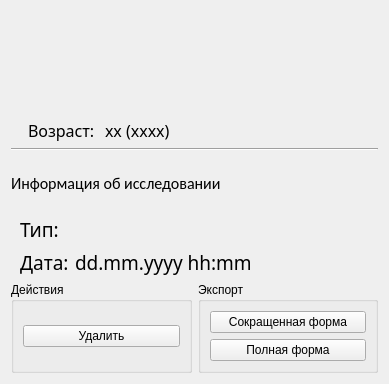
<?xml version="1.0" encoding="UTF-8"?>
<ui version="4.0">
 <class>form_examinationInfo</class>
 <widget class="QWidget" name="form_examinationInfo">
  <property name="geometry">
   <rect>
    <x>0</x>
    <y>0</y>
    <width>389</width>
    <height>384</height>
   </rect>
  </property>
  <property name="maximumSize">
   <size>
    <width>16777215</width>
    <height>384</height>
   </size>
  </property>
  <property name="windowTitle">
   <string>Исследование</string>
  </property>
  <layout class="QVBoxLayout" name="verticalLayout_2" stretch="0,0,0,0,0">
   <item>
    <layout class="QHBoxLayout" name="horizontalLayout_4">
     <property name="spacing">
      <number>10</number>
     </property>
     <property name="leftMargin">
      <number>0</number>
     </property>
     <item>
      <widget class="QLabel" name="label_clientPic">
       <property name="maximumSize">
        <size>
         <width>100</width>
         <height>100</height>
        </size>
       </property>
       <property name="text">
        <string/>
       </property>
       <property name="pixmap">
        <pixmap resource="../rec.qrc">:/resources/user_img.png</pixmap>
       </property>
       <property name="scaledContents">
        <bool>true</bool>
       </property>
      </widget>
     </item>
     <item>
      <layout class="QVBoxLayout" name="verticalLayout">
       <item>
        <widget class="QLabel" name="label_clientSurname">
         <property name="font">
          <font>
           <family>Calibri Light</family>
           <pointsize>14</pointsize>
           <weight>50</weight>
           <italic>false</italic>
           <bold>false</bold>
          </font>
         </property>
         <property name="text">
          <string>&lt;Surname&gt;</string>
         </property>
        </widget>
       </item>
       <item>
        <widget class="QLabel" name="label_clientName">
         <property name="font">
          <font>
           <family>Calibri Light</family>
           <pointsize>14</pointsize>
          </font>
         </property>
         <property name="text">
          <string>&lt;Name&gt;</string>
         </property>
        </widget>
       </item>
       <item>
        <widget class="QLabel" name="label_clientPatronymic">
         <property name="font">
          <font>
           <family>Calibri Light</family>
           <pointsize>14</pointsize>
          </font>
         </property>
         <property name="text">
          <string>&lt;Patronymic&gt;</string>
         </property>
        </widget>
       </item>
       <item>
        <layout class="QHBoxLayout" name="horizontalLayout">
         <item>
          <widget class="QLabel" name="label_9">
           <property name="font">
            <font>
             <family>Calibri Light</family>
             <pointsize>12</pointsize>
            </font>
           </property>
           <property name="text">
            <string>Возраст:</string>
           </property>
          </widget>
         </item>
         <item>
          <widget class="QLabel" name="label_clientAgeYear">
           <property name="font">
            <font>
             <family>Calibri Light</family>
             <pointsize>12</pointsize>
            </font>
           </property>
           <property name="text">
            <string>xx (xxxx)</string>
           </property>
          </widget>
         </item>
         <item>
          <spacer name="horizontalSpacer_2">
           <property name="orientation">
            <enum>Qt::Horizontal</enum>
           </property>
           <property name="sizeHint" stdset="0">
            <size>
             <width>40</width>
             <height>20</height>
            </size>
           </property>
          </spacer>
         </item>
        </layout>
       </item>
      </layout>
     </item>
    </layout>
   </item>
   <item>
    <widget class="Line" name="line">
     <property name="orientation">
      <enum>Qt::Horizontal</enum>
     </property>
    </widget>
   </item>
   <item>
    <widget class="QLabel" name="label_7">
     <property name="font">
      <font>
       <family>Calibri</family>
       <pointsize>12</pointsize>
       <weight>50</weight>
       <bold>false</bold>
      </font>
     </property>
     <property name="text">
      <string>Информация об исследовании</string>
     </property>
    </widget>
   </item>
   <item>
    <layout class="QFormLayout" name="formLayout">
     <property name="formAlignment">
      <set>Qt::AlignLeading|Qt::AlignLeft|Qt::AlignVCenter</set>
     </property>
     <property name="leftMargin">
      <number>9</number>
     </property>
     <item row="0" column="0">
      <widget class="QLabel" name="label_11">
       <property name="font">
        <font>
         <family>Calibri Light</family>
         <pointsize>14</pointsize>
        </font>
       </property>
       <property name="text">
        <string>Тип:</string>
       </property>
      </widget>
     </item>
     <item row="0" column="1">
      <widget class="QLabel" name="label_examinationType">
       <property name="font">
        <font>
         <family>Calibri Light</family>
         <pointsize>14</pointsize>
        </font>
       </property>
       <property name="text">
        <string>&lt;examination_type&gt;</string>
       </property>
      </widget>
     </item>
     <item row="1" column="0">
      <widget class="QLabel" name="label_4">
       <property name="font">
        <font>
         <family>Calibri Light</family>
         <pointsize>14</pointsize>
        </font>
       </property>
       <property name="text">
        <string>Дата:</string>
       </property>
      </widget>
     </item>
     <item row="1" column="1">
      <widget class="QLabel" name="label__examinationDateTime">
       <property name="font">
        <font>
         <family>Calibri Light</family>
         <pointsize>14</pointsize>
        </font>
       </property>
       <property name="text">
        <string>dd.mm.yyyy hh:mm</string>
       </property>
      </widget>
     </item>
    </layout>
   </item>
   <item>
    <layout class="QHBoxLayout" name="horizontalLayout_3">
     <item>
      <widget class="QGroupBox" name="groupBox_2">
       <property name="title">
        <string>Действия</string>
       </property>
       <layout class="QVBoxLayout" name="verticalLayout_6">
        <item>
         <widget class="QPushButton" name="pushButton_examinationDelete">
          <property name="enabled">
           <bool>true</bool>
          </property>
          <property name="text">
           <string>Удалить</string>
          </property>
         </widget>
        </item>
       </layout>
      </widget>
     </item>
     <item>
      <widget class="QGroupBox" name="groupBox">
       <property name="title">
        <string>Экспорт</string>
       </property>
       <layout class="QVBoxLayout" name="verticalLayout_5">
        <item>
         <widget class="QPushButton" name="pushButton_examinationHalfExport">
          <property name="text">
           <string>Сокращенная форма</string>
          </property>
         </widget>
        </item>
        <item>
         <widget class="QPushButton" name="pushButton_examinationFullExport">
          <property name="text">
           <string>Полная форма</string>
          </property>
         </widget>
        </item>
       </layout>
      </widget>
     </item>
    </layout>
   </item>
  </layout>
 </widget>
 <resources>
  <include location="../rec.qrc"/>
 </resources>
 <connections/>
</ui>
